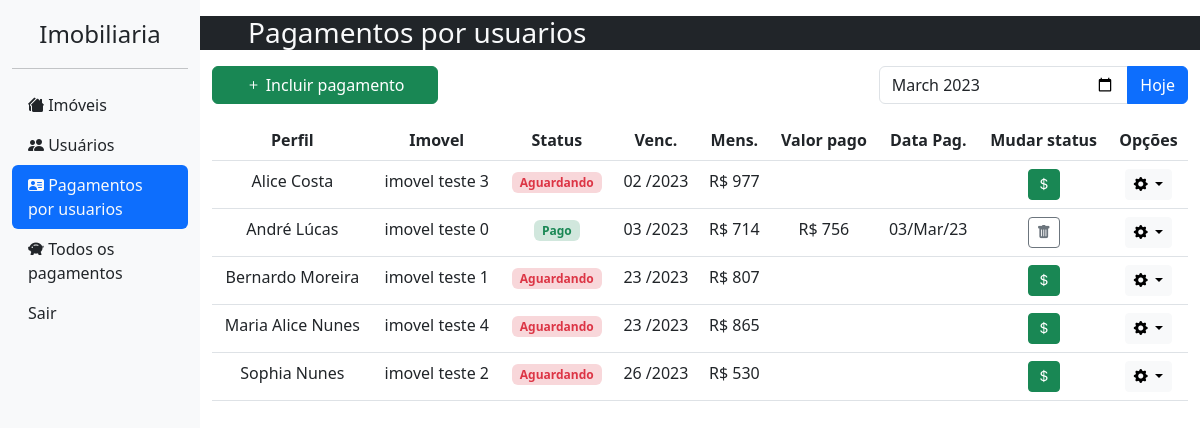
The page /pagamento/listar-pagamentos-por-usuarios/ (signed in) on the database its author committed.
### usuario/models.py (models this page shows, shortened)
class Perfil(models.Model):
    cpf = models.CharField(max_length=14, null=True)
    nome_completo = models.CharField(max_length=50, null=True, verbose_name="Nome completo")
    data_nascimento = models.DateField(max_length=10, null=True, blank=True, verbose_name="Data de nascimento")
    telefone = models.CharField(max_length=16, null=True, verbose_name="Telefone para contato")
    data_entrada_imovel = models.DateField(auto_now_add=True, editable=True, verbose_name="Data de entrada no imovel")
    usuario = models.OneToOneField(User, blank=True, on_delete=models.CASCADE)
    imovel = models.OneToOneField(Imovel, null=True, blank=True, on_delete=models.SET_NULL)

### imobiliaria/models.py (models this page shows, shortened)
class Imovel(models.Model):
    nome = models.CharField(max_length=50, blank=True, verbose_name='Nome do imóvel / vila / condominio')
    cep = models.CharField(max_length=9, blank=True, verbose_name= 'CEP')
    endereco = models.CharField(max_length=100, blank=True, verbose_name= 'Endereço')
    numero = models.CharField(max_length=100, blank=True, verbose_name= 'Numero')
    bairro = models.CharField(max_length=100, blank=True, verbose_name= 'Bairro')
    cidade = models.CharField(max_length=100, blank=True, verbose_name= 'Cidade')
    uf = models.CharField(max_length=2, blank=True, verbose_name= 'UF')
    mensalidade = models.CharField(max_length=10, blank=True, verbose_name='Mensalidade R$')
    vencimento = models.IntegerField(default=10, verbose_name="Dia do vencimento da mensalidade")
    disponibilidade = models.BooleanField(default=True, verbose_name="Disponibilidade")

### pagamento/models.py (models this page shows, shortened)
class Pagamento(models.Model):
    perfil = models.ForeignKey(Perfil, null=True, on_delete=models.SET_NULL, verbose_name="Usuario pagador")
    status = models.CharField(choices=STATUS_CHOICES, default="A", max_length=20,  verbose_name="Status do pagamento")
    valor_pago = models.CharField(null = True, max_length=10, verbose_name="Valor pago")
    data = models.DateField(null=True, blank=True, verbose_name="Data do pagamento")

### pagamento/views.py (the view)
# urls.py: path('listar-pagamentos-por-usuarios/', listar_pagamentos_por_usuarios, name="listar-pagamentos-por-usuarios"),
@login_required
@staff_member_required
def listar_pagamentos_por_usuarios(request, dataParam=None):
    context = {}
    pagamentos = Pagamento.objects.all().order_by('-status', '-data')
    perfis = Perfil.objects.all().order_by('imovel')
    data_atual = datetime.now()
    if request.method == 'GET' or dataParam:
        data = None
        if request.GET.get('data'):
            data = (request.GET.get('data')).split('-')
        elif dataParam:
            data = dataParam.split('-')
        if data:
            mes_vigente = datetime(year=int(data[0]), month=int(data[1]), day=1)
            data_atual = mes_vigente
    perfil_com_pagamento = []
    for perfil in perfis:
        encontrado = False
        if not perfil.imovel:
            continue
        for pagamento in pagamentos:
            encontrado = False
            if pagamento.perfil == perfil and pagamento.data.month == data_atual.month and pagamento.data.year == data_atual.year:
                perfil_com_pagamento.append(
                    {"id":perfil.id,
                    "nomeperfil":perfil.nome_completo,
                    "nomeimovel":perfil.imovel.nome,
                    "pagamento":pagamento.status,
                    "pagamentoid":pagamento.id,
                    "vencimento":perfil.imovel.vencimento,
                    "mensalidade": f'R$ {perfil.imovel.mensalidade}',
                    "pagamentoefetuado": f'R$ {pagamento.valor_pago}',
                    "data":pagamento.data})
                encontrado = True
                break
        if not encontrado:
            perfil_com_pagamento.append(
                {"id":perfil.id,
                "nomeperfil":perfil.nome_completo,
                "nomeimovel":perfil.imovel.nome,
                "pagamento":"Não efetuado",
                "vencimento":perfil.imovel.vencimento,
                "mensalidade": f'R$ {perfil.imovel.mensalidade}',
                "pagamentoefetuado":"",
                "data":"--/--/--"})
    perfil_com_pagamento.sort(key=_ordenar_lista)
    context['data_atual'] = data_atual
    context['perfilComPagamento'] = perfil_com_pagamento
    return render(request, 'views/listar-pagamentos.html', context)

### pagamento/views.py (called while the page is built)
def _ordenar_lista(lista):
    return lista["vencimento"]

### pagamento/templates/views/listar-pagamentos.html (shortened to what this page needs)
{% extends 'base.html' %}
{% block content %}
<div class="row d-sm-none d-lg-block bg-dark text-light mb-3">
    <h3 class="ps-5">Pagamentos por usuarios</h3>
</div>
<div class="row">
    <div class="col-sm-12 mb-sm-3 col-lg-3">
        <a href="{% url 'adicionarpagamento' %}" class="btn btn-success w-100"><i class="bi bi-plus"></i> Incluir pagamento</a>
    </div>
    <div class="col-sm-12 mb-sm-3 col-lg-4 offset-lg-5">
        <form method="GET" autocomplete="off">
            <div class="input-group">
                <input id="id_data" type="month" class="form-control" name="data" value="{{data_atual|date:'Y-m'}}" onchange="this.form.submit()">
                <a class="btn btn-primary" href="{% url 'listar-pagamentos-por-usuarios' %}">Hoje</a>
            </div>
        </form>
    </div>
</div>
<div class="table-responsive">
    <table class="table table-hover text-center">
        <thead>
            <tr>
                <th scope="col">Perfil</th>
                <th scope="col">Imovel</th>
                <th scope="col">Status</th>
                <th scope="col">Venc.</th>
                <th scope="col">Mens.</th>
                <th scope="col">Valor pago</th>
                <th scope="col">Data Pag.</th>
                <th scope="col">Mudar status</th>
                <th scope="col">Opções</th>
            </tr>
        </thead>
        <tbody>
            {% for perfil in perfilComPagamento %}
            <tr>
                <td>{{perfil.nomeperfil}}</td>
                <td>
                    {% if perfil.nomeimovel == "Sem imovel" %}
                        <span class="badge bg-danger-subtle text-danger">{{perfil.nomeimovel}}</span>
                    {% else %}
                        {{perfil.nomeimovel}}
                    {% endif %}
                </td>
                <td>
                    {% if perfil.pagamento == "P" %}
                    <span class="badge bg-success-subtle text-success">Pago</span>
                    {% elif perfil.pagamento == "A" %}
                    <span class="badge bg-warning-subtle text-dark">Em análise</span>
                    {% else %}
                    <span class="badge bg-danger-subtle text-danger">Aguardando</span>
                    {% endif %}
                </td>
                <td>
                    {% if perfil.vencimento > 9 %}
                        {{ perfil.vencimento }} /{{data_atual.year}}
                    {% else %}
                        0{{perfil.vencimento}} /{{data_atual.year}}
                    {% endif %}
                </td>
                <td>{{perfil.mensalidade}}</td>
                <td>{{perfil.pagamentoefetuado}}</td>
                <td>{{perfil.data|date:"d/M/y"}}</td>
                <td>
                    {% if perfil.pagamento == "P" %}
                    <a onclick="deletar_rapido('{{perfil.pagamentoid}}')" class="btn btn-outline-secondary btn-sm"><i class="bi bi-trash-fill"></i></a>
                    {% else %}
                    <a onclick="pagamento_rapido('{{perfil.id}}')" class="btn btn-success btn-sm"><i class="bi bi-currency-dollar"></i></a>
                    {% endif %}
                </td>
                <td>
                    <div class="dropdown">
                        <button type="button" class="btn btn-sm btn-light dropdown-toggle" data-bs-toggle="dropdown">
                            <i class="bi bi-gear-fill"></i>
                        </button>
                    </div>
                </td>
            </tr>
            {% endfor %}
        </tbody>
    </table>
</div>
{% endblock %}

### core/static/css/login.css (style rules this page uses)
html, body { height: 100%; margin: 0; }

### rows shown on the page
Perfil: nomeperfil "Alice Costa"
Imovel: nomeimovel "imovel teste 3"
Perfil: nomeperfil "André Lúcas"
Imovel: nomeimovel "imovel teste 0"
Pagamento: data "03/Mar/23"
Perfil: nomeperfil "Bernardo Moreira"
Imovel: nomeimovel "imovel teste 1"
Perfil: nomeperfil "Maria Alice Nunes"
Imovel: nomeimovel "imovel teste 4"
Perfil: nomeperfil "Sophia Nunes"
Imovel: nomeimovel "imovel teste 2"

### other values the page prints
{{ perfil.vencimento }} "2" "3"
{{ perfil.mensalidade }} "R$ 977" "R$ 714" "R$ 807" "R$ 865" "R$ 530"
{{ perfil.pagamentoefetuado }} "R$ 756"
{{ perfil.vencimento }} "23" "23" "26"
